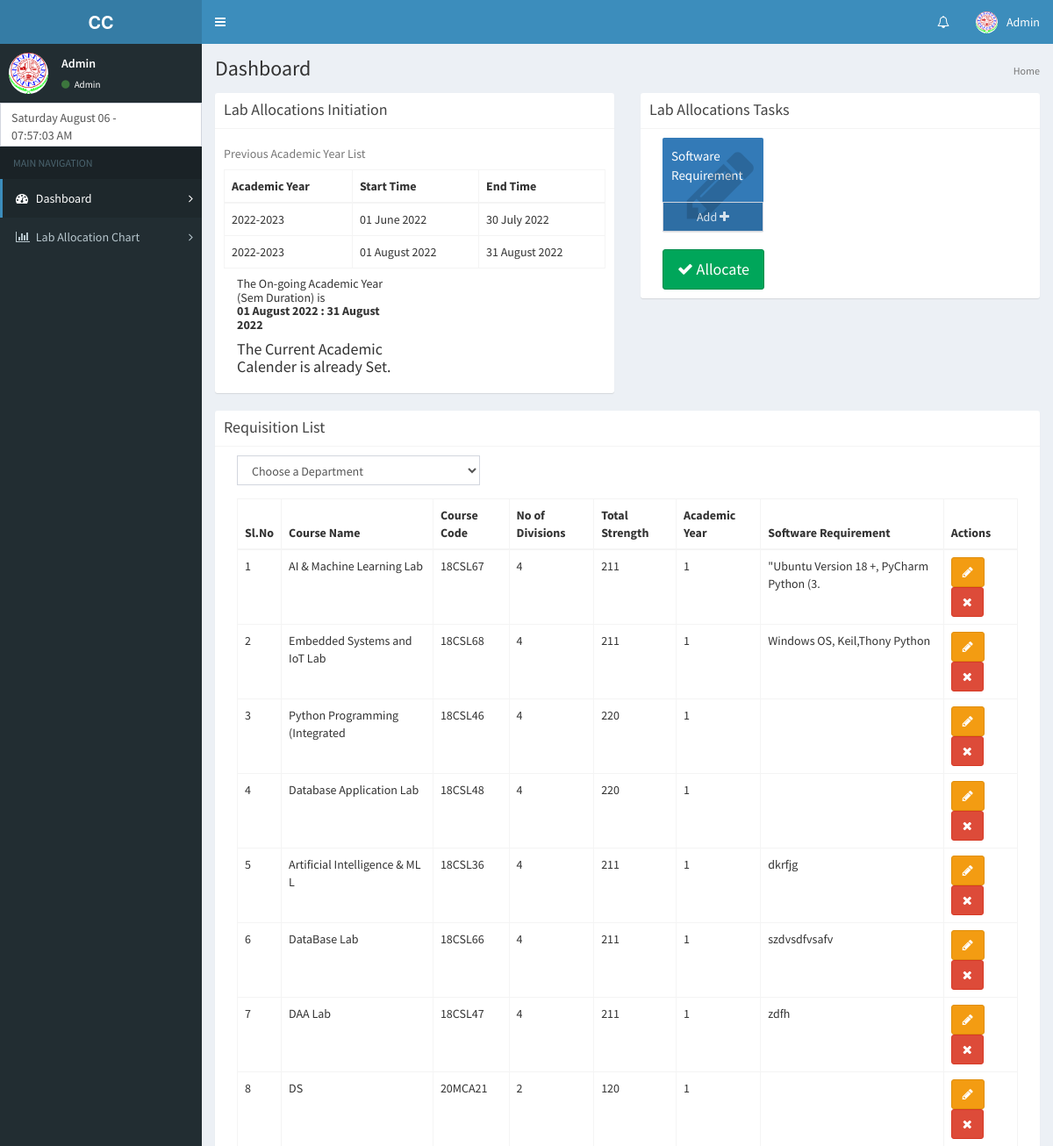
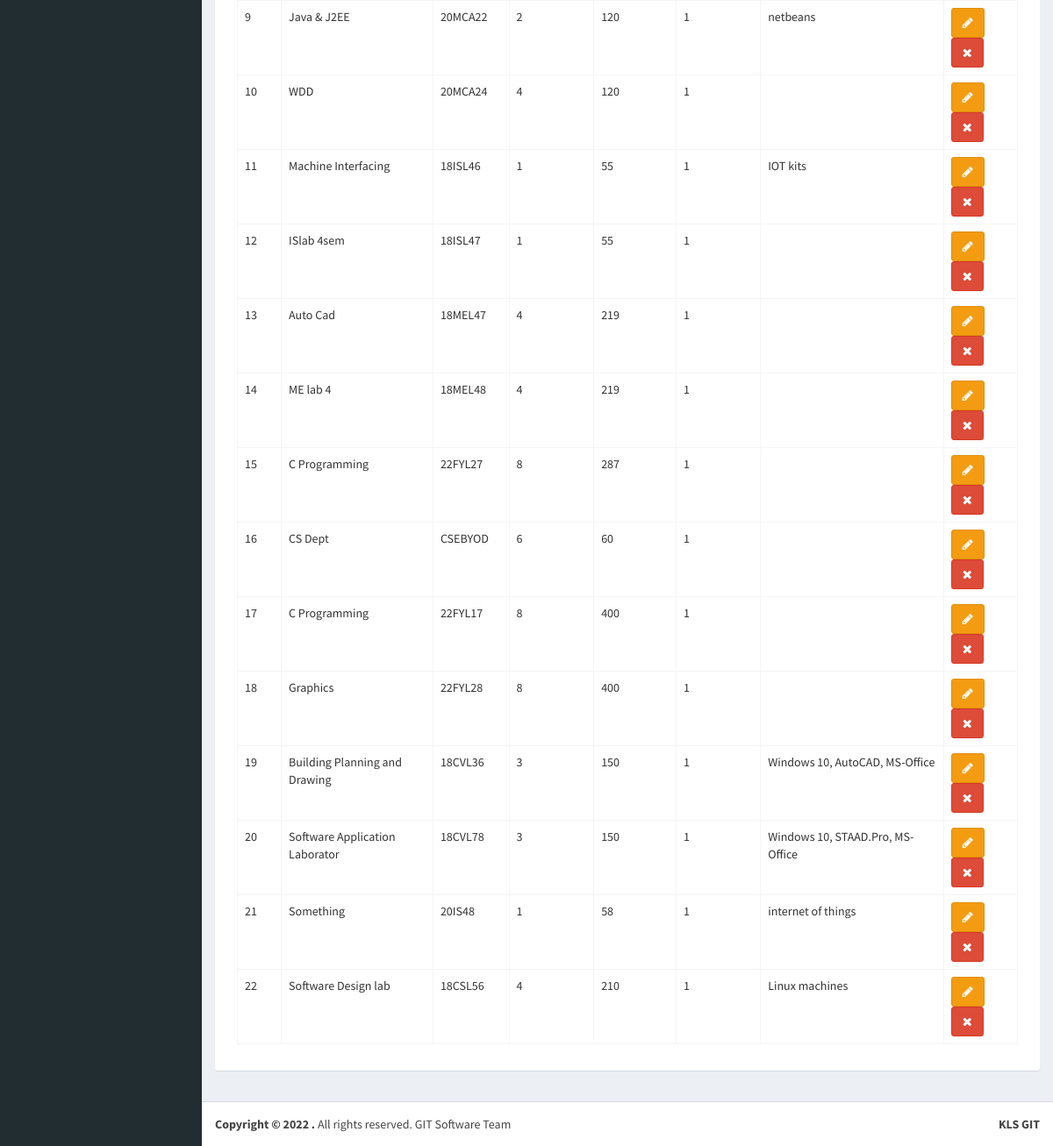
/index.php (signed in), run on an earlier commit of the app's database (2 pictures, top to bottom).
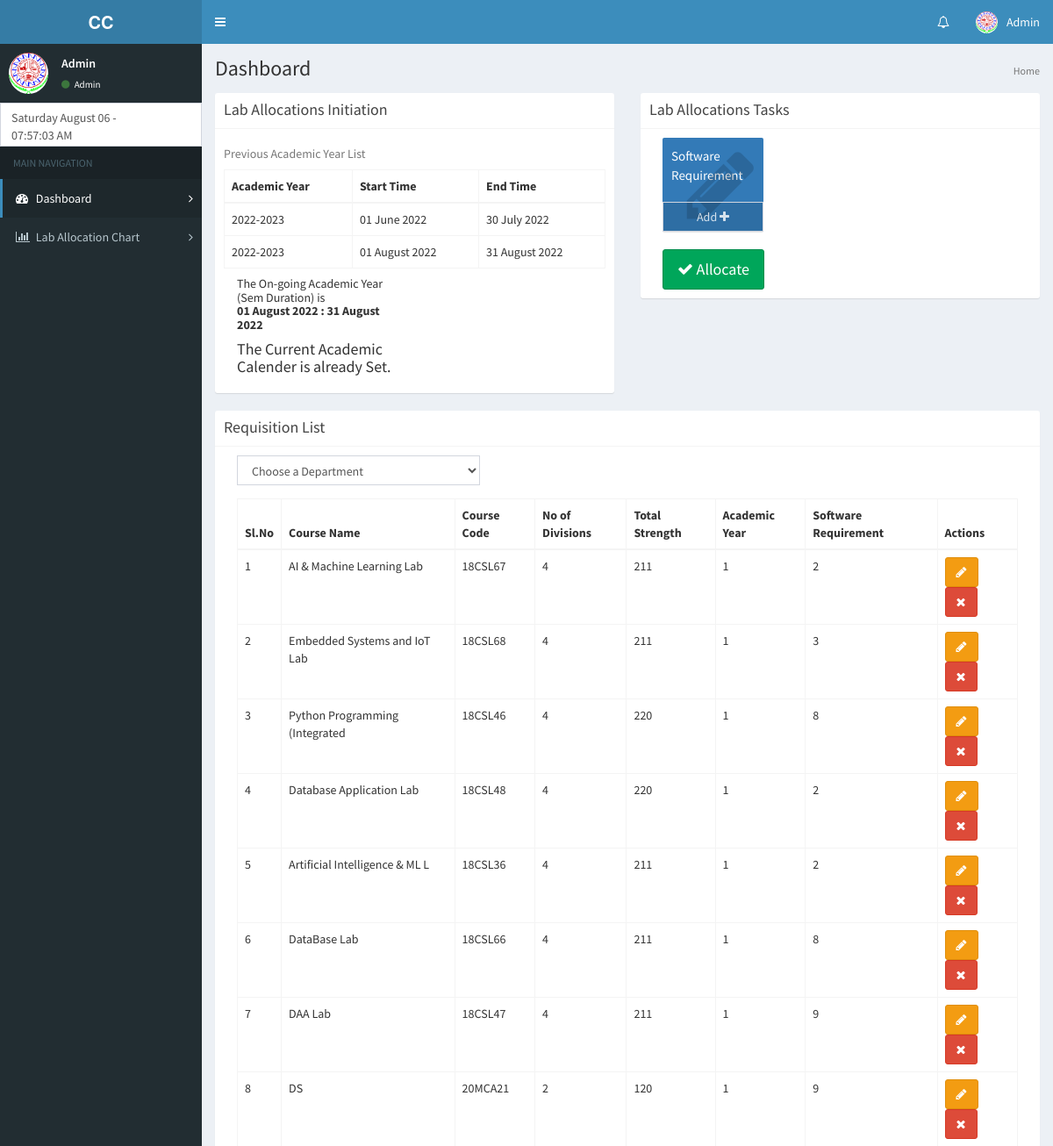
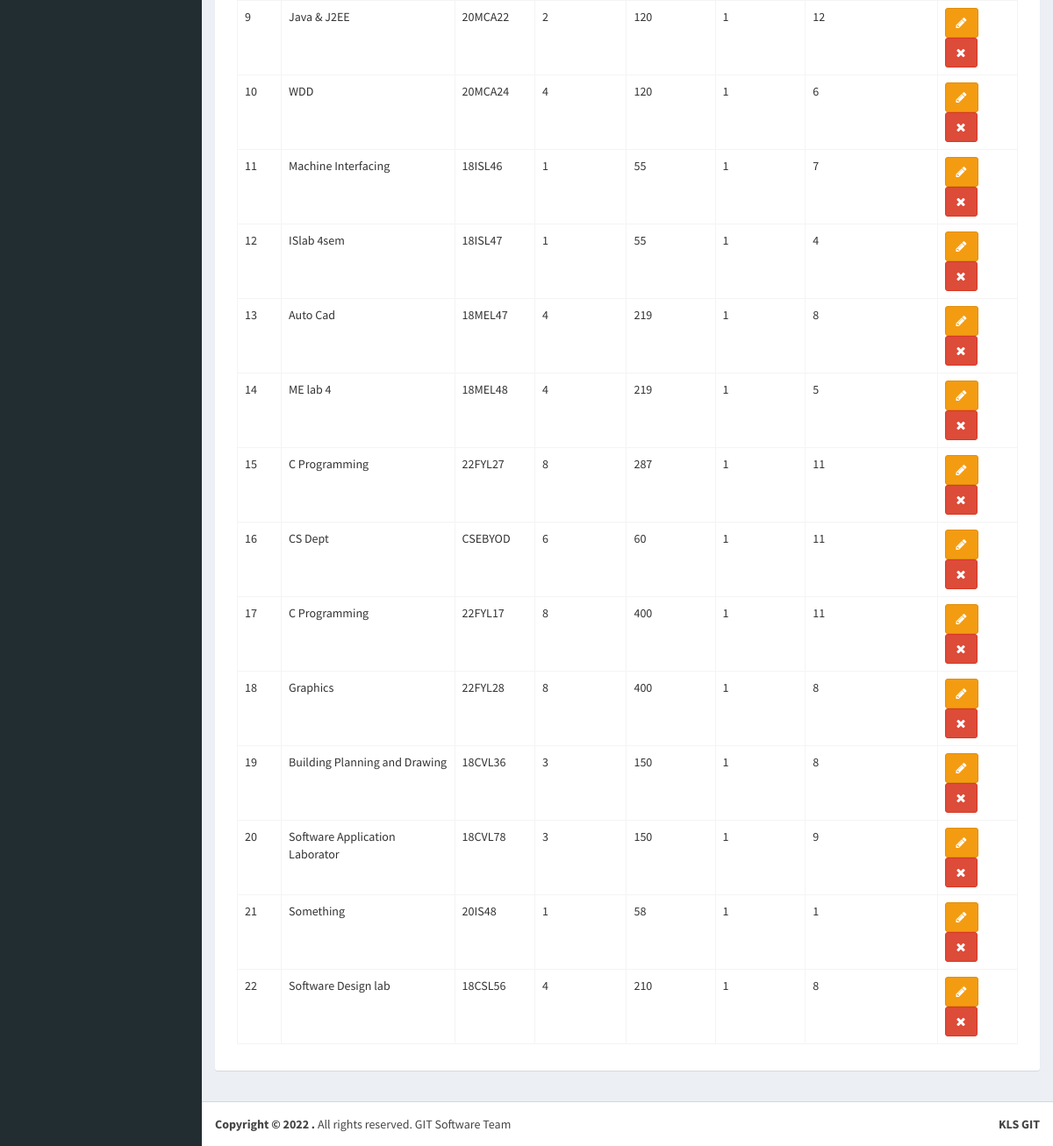
And on a later commit of the database (2 pictures, top to bottom).
### tables this page shows
CREATE TABLE `academic_year` (
  `id` int(11) NOT NULL,
  `from_date` date NOT NULL,
  `to_date` date NOT NULL,
  `aca_year` varchar(40) NOT NULL,
  `status` int(11) NOT NULL COMMENT '0 - Requisition Closed 1- Requistion form is open\r\n'
);

CREATE TABLE `users` (
  `id` int(11) NOT NULL,
  `uid` int(11) NOT NULL,
  `name` varchar(60) NOT NULL,
  `username` varchar(40) NOT NULL,
  `password` varchar(60) NOT NULL,
  `email` varchar(40) NOT NULL
);

CREATE TABLE `courses` (
  `cid` int(11) NOT NULL,
  `coursecode` varchar(10) NOT NULL,
  `coursename` varchar(100) NOT NULL,
  `deptid` int(11) NOT NULL,
  `sem` int(11) NOT NULL,
  `divisions` int(11) NOT NULL,
  `strength` int(11) NOT NULL,
  `softwarereq` int(11) NOT NULL,
  `duration` int(11) NOT NULL,
  `academicyear` int(11) NOT NULL,
  `allocation_status` int(11) NOT NULL
);

### pages/required/functions.php (called while the page is built, shortened)
<?php
	function db_all($sql_query){
		include('db_connection.php');
		$query = mysqli_query($con,$sql_query);
		$rows= array();
        while ($row = mysqli_fetch_assoc($query))
        {
            $rows[] = $row;
        }
        return $rows;
	}
	function db_one($sql_query){
		include('db_connection.php');
		$result = mysqli_query($con, $sql_query);
		$row = mysqli_fetch_assoc($result);
		return $row;
	}
?>

### index.php (the view, shortened to what this page needs)
<?php ini_set('display_errors', 1);
	if (session_id() == '') {
	$login_id = $_SESSION['s_id'];
}
include('pages/required/db_connection.php');
include('pages/required/functions.php');
	$loggen_in_query = "SELECT
									um.*
								FROM
									users um
								WHERE
									1=1
									AND um.id=".$login_id;
			$login_query_result = db_one($loggen_in_query);
?>
<!DOCTYPE html>
<html>
<head>
  <link rel="stylesheet" href="bootstrap/css/bootstrap.min.css">
  <link rel="stylesheet" href="https://cdnjs.cloudflare.com/ajax/libs/font-awesome/4.5.0/css/font-awesome.min.css">
  <link rel="stylesheet" href="https://cdnjs.cloudflare.com/ajax/libs/ionicons/2.0.1/css/ionicons.min.css">
  <link rel="stylesheet" href="dist/css/AdminLTE.min.css">
  <link rel="stylesheet" href="dist/css/skins/_all-skins.min.css">
  <link rel="stylesheet" href="plugins/iCheck/flat/blue.css">
  <link rel="stylesheet" href="plugins/morris/morris.css">
  <link rel="stylesheet" href="plugins/jvectormap/jquery-jvectormap-1.2.2.css">
  <link rel="stylesheet" href="plugins/datepicker/datepicker3.css">
  <link rel="stylesheet" href="plugins/daterangepicker/daterangepicker.css">
  <link rel="stylesheet" href="plugins/bootstrap-wysihtml5/bootstrap3-wysihtml5.min.css">
  <link rel="stylesheet" href="plugins/fullcalendar/fullcalendar.min.css">
  <link rel="stylesheet" href="plugins/fullcalendar/fullcalendar.print.css" media="print">
  <link rel="stylesheet" href="plugins/timepicker/bootstrap-timepicker.min.css">
  <link rel="stylesheet" href="plugins/datepicker/datepicker3.css">
  <link rel="stylesheet" href="plugins/datatables/dataTables.bootstrap.css">
  <link rel="stylesheet" href="bootstrap/css/counter.css">
</head>
<body class="hold-transition skin-blue sidebar-mini">
<div class="wrapper">
  <header class="main-header">
    <a href="index.php" class="logo">
      <span class="logo-lg"><b>CC</b></span>
    </a>
    <nav class="navbar navbar-static-top">
      <a href="#" class="sidebar-toggle" data-toggle="offcanvas" role="button">
      </a>
      <div class="navbar-custom-menu">
        <ul class="nav navbar-nav">
			<li class="dropdown notifications-menu">
				<a href="#" class="dropdown-toggle notify_drdw" data-toggle="dropdown">
				  <i class="fa fa-bell-o"></i>
				</a>
			</li>
          <li class="dropdown user user-menu">
            <a href="#" class="dropdown-toggle" data-toggle="dropdown">
              <img src="images/GIT-logo.jpg<?php ?>" class="user-image" alt="User Image">
              <span class="hidden-xs"><?php if(isset($_SESSION['name'])) {
					  echo  $_SESSION['name'];
					}?>
			   </span>
            </a>
          </li>
        </ul>
      </div>
    </nav>
  </header>
 <aside class="main-sidebar">
		<section class="sidebar">
		  <div class="user-panel">
			<div class="pull-left image">
			  <img src="images/GIT-logo.jpg<?php ?>" class="img-circle" alt="User Image">
			</div>
			<div class="pull-left info">
			  <p><?php if(isset($_SESSION['name'])) {echo  $_SESSION['name'];}?></p>
			 <?php if($login_query_result ['id'] == 1){?>
				  <a href="#"><i class="fa fa-circle text-success"></i> Admin</a>
				<?php }else{?>
				  <a href="#"><i class="fa fa-circle text-aqua"></i> User</a>
				<?php }?>
			</div>
		  </div>
		  <span style="height:50px;" id="clock" class="form-control" value=""></span>
		<ul class="sidebar-menu">
			<li class="header">MAIN NAVIGATION</li>
			<li class="active treeview">
			  <a href="index.php">
				<i class="fa fa-dashboard"></i> <span>Dashboard</span>
				<span class="pull-right-container">
				  <i class="fa fa-angle-right pull-right"></i>
				</span>
			  </a>
			</li>
			<li>
			  <a href="lab_slot.php">
				<i class="fa fa-bar-chart"></i> <span>Lab Allocation Chart</span>
				<span class="pull-right-container">
				  <i class="fa fa-angle-right pull-right"></i>
				</span>
			  </a>
			</li>
		</ul>
	</section>
  </aside>
  <div class="content-wrapper">
    <section class="content-header">
      <h1>
        Dashboard
      </h1>
      <ol class="breadcrumb">
        <li class="active"> Home</li>
      </ol>
    </section>
    <section class="content">
      <div class="row">
					<section class="col-lg-12 connectedSortable">
				  <?php
				  	if($login_query_result ['id'] == 1){
				  ?>
				  <div class="row">
						 	<div class="col-md-6">
			          <div class="box box-solid">
			            <div class="box-header with-border">
			              <h3 class="box-title">Lab Allocations Initiation</h3>
			            </div>
			            <div class="box-body">
			            			<table class="table table-bordered table-responsive">
			            				<caption>Previous Academic Year List</caption>
															<thead>
																	<tr>
																		<th>Academic Year</th>
																		<th>Start Time</th>
																		<th>End Time</th>
																	</tr>
															</thead>
															<tbody>
															<?php
																		$aca_year_list = "SELECT *,
																												DATE_FORMAT(from_date,'%d %M %Y') AS frm_date,
						           																	DATE_FORMAT(to_date,'%d %M %Y') AS t_date
						           															  FROM academic_year
						           															  WHERE
						           															  	1=1";
						            				$aca_list = db_all($aca_year_list);
						            				$aca_str = '';
						            				if(empty($aca_list)){
						            					$aca_str .= "<tr>
																							<td colspan='3'>No recent Academic Year (Closed)</td>
																						</tr>";
																					}else{
																								foreach($aca_list AS $aca){
						            				$aca_str .= "<tr>
																							<td>".$aca['aca_year']."</td>
																							<td>".$aca['frm_date']."</td>
																							<td>".$aca['t_date']."</td>
																						</tr>";
						            			}
																					}
						            			echo $aca_str;
						            			?>
															</tbody>
														</table>
			           					<?php
			           							$query_to_check_requisitions_open = "SELECT *,
			           																												DATE_FORMAT(from_date,'%d %M %Y') AS frm_date,
			           																												DATE_FORMAT(to_date,'%d %M %Y') AS t_date
			           																									  FROM
			           																									  	academic_year
			           																									  WHERE
			           																									  1=1
			           																									  ORDER BY id DESC
			           																									  LIMIT 1";
			           								$result_from_query = db_one($query_to_check_requisitions_open);
			           								if(empty($result_from_query)){
			           										echo '<h5>No Academic years Added</h5>';
			           										?>
			           										<button class="btn btn-success  set_date_button" ><i class="fa fa-tasks"></i> Set Academic year</button>
			           								<?php
			           							}else{
			           									$current_date_time = strtotime(date('y-m-d h:m:s'));
			           								$start_date_to_number = strtotime($result_from_query['from_date']);
			           								$TO_date_to_number = strtotime($result_from_query['to_date']);
			           						?>
			           						<div class="col-md-6">
			           							<h5><?php
			           							if($start_date_to_number < $current_date_time && $TO_date_to_number < $current_date_time){
			           									echo 	"The Previous Academic Year (Sem Duration) is <br/><strong>".$result_from_query['frm_date']." : ".$result_from_query['t_date']."</strong>"; ?></h5>
			           							<button class="btn btn-success  set_date_button" ><i class="fa fa-tasks"></i> Set Academic year</button>
			            					<?php }else if($start_date_to_number <= $current_date_time && $TO_date_to_number >= $current_date_time){
			            						?>
			            								<h5><?php echo 	"The On-going Academic Year (Sem Duration) is <br/><strong>".$result_from_query['frm_date']." : ".$result_from_query['t_date']."</strong>"; ?></h5>
			           							<h4>The Current Academic Calender is already Set.</h4>
			            					<?php }else{?>
			            							<button class="btn btn-success  set_date_button" ><i class="fa fa-tasks"></i> Set Academic year</button>
			            						<?php }?>
			            					</div>
			            				<?php }?>
			            </div>
			          </div>
		        </div>
		        <div class="col-md-6">
			          <div class="box box-solid">
			            <div class="box-header with-border">
			              <h3 class="box-title">Lab Allocations Tasks</h3>
			            </div>
			            <div class="box-body">
			            		<div class="col-md-4">
														<div class="small-box bg-primary">
															<div class="inner">
																<p>Software Requirement</p>
															</div>
																<div class="icon">
																  <i class="fa fa-pencil"></i>
																</div>
																<button type="button" class="small-box-footer form-control" id="add_res" data-toggle="modal" data-target="#add_req_modal">Add <i class="fa fa-plus"></i></button>
													</div>
											</div>
												<div class="clearfix"></div>
											<div class="col-md-12 allocation_status">
			            				<?php if(empty($result_from_query)){
			            						echo '<h6 class="text-danger">Cannot Allocate</h6>';
			            				}else{?>
			            					<button class="btn btn-success btn-lg allocate_slots" <?php echo  (($result_from_query['status']==0 && $start_date_to_number < $current_date_time  &&  $TO_date_to_number < $current_date_time )? 'disabled' :'');?>><i class="fa fa-check"></i> Allocate</button>
			            				<?php } ?>
			            		</div>
			            </div>
			           </div>
			      </div>
			      <div class="clearfix"></div>
			       <div class="col-md-12">
			          <div class="box box-solid">
			            <div class="box-header with-border">
			              <h3 class="box-title">Requisition List</h3>
			            </div>
			            <div class="box-body">
			            	<div class="col-md-4 form-group">
			            		<select class="form-control dept_id">
			            				<option value="0">Choose a Department</option>
					            	</select>
			            	</div>
			            	<div class="col-md-4" id="requisitin_count_div">
			            	</div>
			            	<div class="clearfix"></div>
			            	<div class="col-md-12"  id="requisition_content">
			            			<table class="table table-bordered table-responsive">
				            			<thead>
				            				<tr>
				            					<th>Sl.No</th>
				            					<th>Course Name</th>
				            					<th>Course Code</th>
				            					<th>No of Divisions</th>
				            					<th>Total Strength</th>
				            					<th>Academic Year</th>
				            					<th>Software Requirement</th>
				            					<th>Actions</th>
				            				</tr>
				            			</thead>
				            			<tbody>
				            			<?php
				            				$requisition_list_query = "SELECT * FROM courses WHERE 1=1";
				            				$requisition_list = db_all($requisition_list_query);
				            				$list_string = '';
				            				$i=1;
				            				foreach($requisition_list AS $list_row){
				            							$list_string .="<tr>
															            					<td>".$i."</td>
															            					<td>".$list_row['coursename']."</td>
															            					<td>".$list_row['coursecode']."</td>
															            					<td>".$list_row['divisions']."</td>
															            					<td>".$list_row['strength']."</td>
															            					<td>".$list_row['academicyear']."</td>
															            					<td>".$list_row['softwarereq']."</td>
															            					<td>
															            						<button class='btn btn-warning' title='Edit'><i class='fa fa-pencil'></i></button>
															            						<button class='btn btn-danger' title='Delete'><i class='fa fa-times'></i></button>
															            					</td>
															            				</tr>";
															            		$i++;
				            				}
				            				echo $list_string;
				            			?>
				            			</tbody>
				            		</table>
			            	</div>
			            </div>
			          </div>
			        </div>
		      </div>
					<?php
		}?>
				</section>
			</div>
</section>
  </div>
  <footer class="main-footer">
    <div class="pull-right hidden-xs">
      <b>KLS GIT</b>
    </div>
    <strong>Copyright &copy; 2022 <a href="#"></a>.</strong> All rights
    reserved. GIT Software Team
  </footer>
</div>
</body>
</html>

What changed in the data, as far as the page shows it:
changed courses "AI & Machine Learning Lab": softwarereq "\"Ubuntu Version 18 +, PyCharm Python (3." → "2"
changed courses "Embedded Systems and IoT Lab": softwarereq "Windows OS, Keil,Thony Python" → "3"
changed courses "Python Programming (Integrated": softwarereq (not shown) → "8"
changed courses "Database Application Lab": softwarereq (not shown) → "2"
changed courses "Artificial Intelligence & ML L": softwarereq "dkrfjg" → "2"
changed courses "DataBase Lab": softwarereq "szdvsdfvsafv" → "8"
changed courses "DAA Lab": softwarereq "zdfh" → "9"
changed courses "DS": softwarereq (not shown) → "9"
changed courses "Java & J2EE": softwarereq "netbeans" → "12"
changed courses "WDD": softwarereq (not shown) → "6"
changed courses "Machine Interfacing": softwarereq "IOT kits" → "7"
changed courses "ISlab 4sem": softwarereq (not shown) → "4"
changed courses "Auto Cad": softwarereq (not shown) → "8"
changed courses "ME lab 4": softwarereq (not shown) → "5"
changed courses "22FYL27": softwarereq (not shown) → "11"
changed courses "CS Dept": softwarereq (not shown) → "11"
changed courses "22FYL17": softwarereq (not shown) → "11"
changed courses "Graphics": softwarereq (not shown) → "8"
changed courses "Building Planning and Drawing": softwarereq "Windows 10, AutoCAD, MS-Office" → "8"
changed courses "Software Application Laborator": softwarereq "Windows 10, STAAD.Pro, MS-Office" → "9"
changed courses "Something": softwarereq "internet of things" → "1"
changed courses "Software Design lab": softwarereq "Linux machines" → "8"
